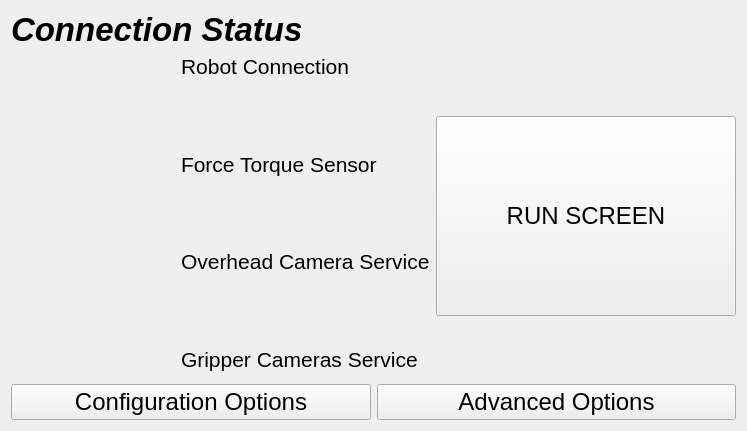
<?xml version="1.0" encoding="UTF-8"?>
<ui version="4.0">
 <class>welcomeScreen</class>
 <widget class="QWidget" name="welcomeScreen">
  <property name="geometry">
   <rect>
    <x>0</x>
    <y>0</y>
    <width>747</width>
    <height>431</height>
   </rect>
  </property>
  <property name="windowTitle">
   <string>Form</string>
  </property>
  <layout class="QGridLayout" name="gridLayout">
   <item row="1" column="0">
    <layout class="QGridLayout" name="statusFormLayout">
     <item row="2" column="1">
      <widget class="QLabel" name="label_3">
       <property name="font">
        <font>
         <pointsize>16</pointsize>
        </font>
       </property>
       <property name="text">
        <string>Force Torque Sensor</string>
       </property>
      </widget>
     </item>
     <item row="5" column="1">
      <spacer name="verticalSpacer_3">
       <property name="orientation">
        <enum>Qt::Vertical</enum>
       </property>
       <property name="sizeHint" stdset="0">
        <size>
         <width>20</width>
         <height>40</height>
        </size>
       </property>
      </spacer>
     </item>
     <item row="3" column="1">
      <spacer name="verticalSpacer_2">
       <property name="orientation">
        <enum>Qt::Vertical</enum>
       </property>
       <property name="sizeHint" stdset="0">
        <size>
         <width>20</width>
         <height>40</height>
        </size>
       </property>
      </spacer>
     </item>
     <item row="4" column="1">
      <widget class="QLabel" name="label_4">
       <property name="font">
        <font>
         <pointsize>16</pointsize>
        </font>
       </property>
       <property name="text">
        <string>Overhead Camera Service</string>
       </property>
      </widget>
     </item>
     <item row="0" column="1">
      <widget class="QLabel" name="label_2">
       <property name="font">
        <font>
         <pointsize>16</pointsize>
        </font>
       </property>
       <property name="text">
        <string>Robot Connection</string>
       </property>
      </widget>
     </item>
     <item row="1" column="1">
      <spacer name="verticalSpacer">
       <property name="orientation">
        <enum>Qt::Vertical</enum>
       </property>
       <property name="sizeHint" stdset="0">
        <size>
         <width>20</width>
         <height>40</height>
        </size>
       </property>
      </spacer>
     </item>
     <item row="6" column="1">
      <widget class="QLabel" name="label_5">
       <property name="font">
        <font>
         <pointsize>16</pointsize>
        </font>
       </property>
       <property name="text">
        <string>Gripper Cameras Service</string>
       </property>
      </widget>
     </item>
     <item row="7" column="1">
      <widget class="QWidget" name="robotConnectionWidget" native="true"/>
     </item>
     <item row="7" column="0">
      <widget class="QWidget" name="widget" native="true"/>
     </item>
    </layout>
   </item>
   <item row="1" column="1">
    <widget class="QPushButton" name="toRunScreen">
     <property name="minimumSize">
      <size>
       <width>200</width>
       <height>200</height>
      </size>
     </property>
     <property name="maximumSize">
      <size>
       <width>300</width>
       <height>200</height>
      </size>
     </property>
     <property name="sizeIncrement">
      <size>
       <width>0</width>
       <height>0</height>
      </size>
     </property>
     <property name="font">
      <font>
       <pointsize>18</pointsize>
      </font>
     </property>
     <property name="layoutDirection">
      <enum>Qt::LeftToRight</enum>
     </property>
     <property name="autoFillBackground">
      <bool>false</bool>
     </property>
     <property name="text">
      <string>RUN SCREEN</string>
     </property>
     <property name="icon">
      <iconset>
       <normaloff>../images/Nextscreen.png</normaloff>../images/Nextscreen.png</iconset>
     </property>
     <property name="iconSize">
      <size>
       <width>100</width>
       <height>100</height>
      </size>
     </property>
    </widget>
   </item>
   <item row="2" column="0" colspan="2">
    <layout class="QHBoxLayout" name="horizontalLayout">
     <item>
      <widget class="QPushButton" name="openConfig">
       <property name="font">
        <font>
         <pointsize>18</pointsize>
        </font>
       </property>
       <property name="text">
        <string>Configuration Options</string>
       </property>
       <property name="icon">
        <iconset>
         <normaloff>../images/settings.png</normaloff>../images/settings.png</iconset>
       </property>
       <property name="iconSize">
        <size>
         <width>100</width>
         <height>100</height>
        </size>
       </property>
      </widget>
     </item>
     <item>
      <widget class="QPushButton" name="openAdvancedOptions">
       <property name="font">
        <font>
         <pointsize>18</pointsize>
        </font>
       </property>
       <property name="text">
        <string>Advanced Options</string>
       </property>
       <property name="icon">
        <iconset>
         <normaloff>../images/login.png</normaloff>../images/login.png</iconset>
       </property>
       <property name="iconSize">
        <size>
         <width>100</width>
         <height>100</height>
        </size>
       </property>
      </widget>
     </item>
    </layout>
   </item>
   <item row="0" column="0">
    <widget class="QLabel" name="label">
     <property name="font">
      <font>
       <pointsize>25</pointsize>
       <weight>75</weight>
       <italic>true</italic>
       <bold>true</bold>
      </font>
     </property>
     <property name="text">
      <string>Connection Status</string>
     </property>
    </widget>
   </item>
  </layout>
 </widget>
 <resources/>
 <connections/>
</ui>
